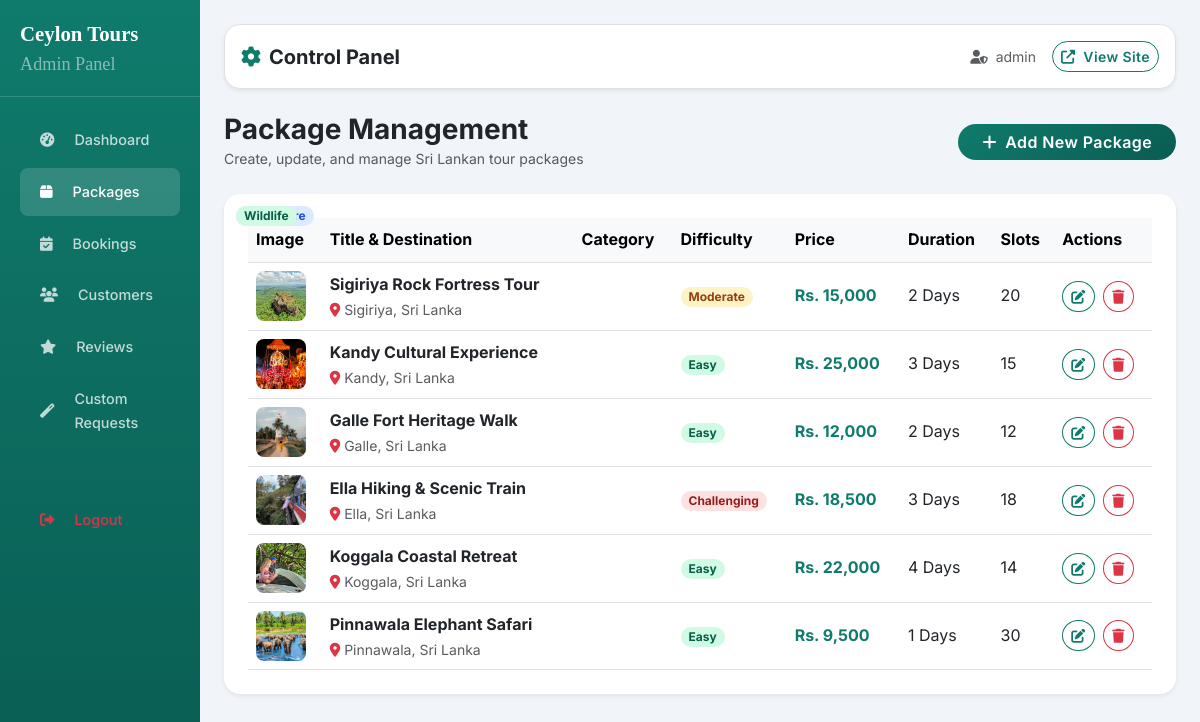
The page /index.php?route=admin_packages (signed in) on the database its author committed.
### tables this page shows
CREATE TABLE `tour_packages` (
  `id` int(11) NOT NULL AUTO_INCREMENT,
  `title` varchar(255) NOT NULL,
  `destination` varchar(100) NOT NULL,
  `description` text NOT NULL,
  `category` enum('Adventure','Cultural','Wildlife','Beach','Family','Honeymoon','Religious') NOT NULL DEFAULT 'Cultural',
  `difficulty_level` enum('Easy','Moderate','Challenging') NOT NULL DEFAULT 'Easy',
  `includes_services` text DEFAULT NULL,
  `excluded_services` text DEFAULT NULL,
  `price` decimal(10,2) NOT NULL,
  `duration` int(11) NOT NULL COMMENT 'Duration in days',
  `image` varchar(255) DEFAULT NULL,
  `available_slots` int(11) NOT NULL,
  `rating` decimal(3,2) DEFAULT 0.00,
  `is_featured` tinyint(1) DEFAULT 0,
  `created_at` timestamp NOT NULL DEFAULT current_timestamp(),
  PRIMARY KEY (`id`)
);

### controllers/AdminController.php (called while the page is built, shortened)
<?php
require_once 'config/Database.php';
require_once 'models/Package.php';
class AdminController {
    private $package;
    public function __construct() {
        $database = new Database();
        $this->db       = $database->getConnection();
        $this->package  = new Package($this->db);
    }
    public function managePackages() {
        $stmt = $this->package->readAll();
        $packages = $stmt->fetchAll(PDO::FETCH_ASSOC);
        require_once 'views/admin/manage_packages.php';
    }
}
?>

### config/Database.php (called while the page is built, shortened)
<?php
class Database {
    private $host = "localhost";
    private $db_name = "tour_booking";
    private $username = "root";
    private $password = "";
    public function getConnection() {
        $this->conn = null;
        try {
            $this->conn = new PDO("mysql:host=" . $this->host . ";dbname=" . $this->db_name, $this->username, $this->password);
            $this->conn->setAttribute(PDO::ATTR_ERRMODE, PDO::ERRMODE_EXCEPTION);
            $this->conn->setAttribute(PDO::ATTR_DEFAULT_FETCH_MODE, PDO::FETCH_ASSOC);
        } catch(PDOException $exception) {
            echo "Database Connection Error: " . $exception->getMessage();
        }
        return $this->conn;
    }
}
?>

### models/Package.php (called while the page is built, shortened)
<?php
class Package {
    private $conn;
    private $table_name = "tour_packages";
    public function __construct($db) {
        $this->conn = $db;
    }
    public function readAll() {
        $query = "SELECT * FROM " . $this->table_name . " ORDER BY created_at DESC";
        $stmt = $this->conn->prepare($query);
        $stmt->execute();
        return $stmt;
    }
}
?>

### views/admin/manage_packages.php (the view, shortened to what this page needs)
<?php require_once 'includes/admin_header.php'; ?>
<div class="d-flex justify-content-between align-items-center mb-4">
    <div>
        <h3 class="fw-bold m-0 text-dark">Package Management</h3>
        <p class="text-muted small mb-0">Create, update, and manage Sri Lankan tour packages</p>
    </div>
    <button class="btn btn-primary rounded-pill px-4" data-bs-toggle="modal" data-bs-target="#addPackageModal">
        <i class="fas fa-plus me-1"></i> Add New Package
    </button>
</div>
<div class="card border-0 shadow-sm rounded-4 bg-white p-4">
    <div class="table-responsive">
        <table class="table table-hover align-middle mb-0">
            <thead class="table-light">
                <tr>
                    <th>Image</th>
                    <th>Title & Destination</th>
                    <th>Category</th>
                    <th>Difficulty</th>
                    <th>Price</th>
                    <th>Duration</th>
                    <th>Slots</th>
                    <th>Actions</th>
                </tr>
            </thead>
            <tbody>
                <?php if (!empty($packages)): ?>
                    <?php foreach ($packages as $pkg): ?>
                        <tr>
                            <td>
                                <img src="assets/<?php echo !empty($pkg['image']) ? htmlspecialchars($pkg['image']) : 'Sigiriya.png'; ?>" class="rounded-3 object-fit-cover" style="width: 50px; height: 50px;" alt="Image">
                            </td>
                            <td>
                                <strong><?php echo htmlspecialchars($pkg['title']); ?></strong>
                                <small class="d-block text-muted"><i class="fas fa-map-marker-alt text-danger me-1"></i><?php echo htmlspecialchars($pkg['destination']); ?></small>
                            </td>
                            <td><span class="badge category-badge badge-<?php echo strtolower($pkg['category'] ?? 'cultural'); ?> rounded-pill px-2 py-1"><?php echo htmlspecialchars($pkg['category'] ?? 'Cultural'); ?></span></td>
                            <td><span class="badge badge-<?php echo strtolower($pkg['difficulty_level'] ?? 'easy'); ?> rounded-pill px-2 py-1"><?php echo htmlspecialchars($pkg['difficulty_level'] ?? 'Easy'); ?></span></td>
                            <td class="fw-bold text-primary">Rs. <?php echo number_format($pkg['price'], 0); ?></td>
                            <td><?php echo htmlspecialchars($pkg['duration']); ?> Days</td>
                            <td><?php echo htmlspecialchars($pkg['available_slots']); ?></td>
                            <td>
                                <button class="btn btn-sm btn-outline-primary rounded-circle me-1" onclick='editPackage(<?php echo json_encode($pkg); ?>)' title="Edit">
                                    <i class="fas fa-edit"></i>
                                </button>
                                <a href="index.php?route=admin_delete_package&id=<?php echo $pkg['id']; ?>" class="btn btn-sm btn-outline-danger rounded-circle" onclick="return confirm('Are you sure you want to delete this package?')" title="Delete">
                                    <i class="fas fa-trash"></i>
                                </a>
                            </td>
                        </tr>
                    <?php endforeach; ?>
                <?php else: ?>
                    <tr><td colspan="8" class="text-center text-muted py-4">No tour packages found.</td></tr>
                <?php endif; ?>
            </tbody>
        </table>
    </div>
</div>
<?php require_once 'includes/admin_footer.php'; ?>

### assets/css/style.css (style rules this page uses)
:root { --primary: #0f7b6c; --primary-dark: #0a5c52; --primary-light: #e8f5f3; --accent: #f59e0b; --accent-dark: #d97706; --secondary: #6b7280; --dark: #111827; --light: #f9fafb; --white: #ffffff; --danger: #ef4444; --success: #10b981; --info: #3b82f6; --shadow-sm: 0 1px 3px rgba(0, 0, 0, .08), 0 1px 2px rgba(0, 0, 0, .04); --shadow-md: 0 4px 12px rgba(0, 0, 0, .10), 0 2px 4px rgba(0, 0, 0, .05); --shadow-lg: 0 20px 48px rgba(0, 0, 0, .14), 0 8px 16px rgba(0, 0, 0, .06); --shadow-xl: 0 32px 64px rgba(0, 0, 0, .18); --radius-sm: .5rem; --radius-md: 1rem; --radius-lg: 1.5rem; --radius-xl: 2rem; --transition: .3s cubic-bezier(.4, 0, .2, 1); --transition-fast: .15s cubic-bezier(.4, 0, .2, 1); }
*, *::before, *::after { box-sizing: border-box; }
html { scroll-behavior: smooth; }
body { font-family: 'Outfit', sans-serif; color: #374151; background: #f8fafc; line-height: 1.7; }
.btn-primary, .bg-primary { background-color: var(--primary) !important; border-color: var(--primary) !important; }
.btn-outline-primary { color: var(--primary) !important; border-color: var(--primary) !important; }
.text-primary { color: var(--primary) !important; }
a { color: var(--primary); }
.btn { font-weight: 600; letter-spacing: .4px; transition: var(--transition); border-radius: var(--radius-sm); }
.btn-primary { background: linear-gradient(135deg, var(--primary), var(--primary-dark)); border: none; color: #fff !important; }
.category-badge { position: absolute; top: 12px; left: 12px; z-index: 5; }
.admin-body { background: #f1f5f9; font-family: 'Inter', sans-serif; }
.badge-easy { background: #d1fae5; color: #065f46; }
.badge-moderate { background: #fef3c7; color: #92400e; }
.badge-challenging { background: #fee2e2; color: #991b1b; }
.badge-adventure { background: #dbeafe; color: #1d4ed8; }
.badge-cultural { background: #f3e8ff; color: #6d28d9; }
.badge-wildlife { background: #d1fae5; color: #065f46; }
.badge-beach { background: #cffafe; color: #0e7490; }
.badge-religious { background: #fef3c7; color: #78350f; }
.rounded-4 { border-radius: var(--radius-md) !important; }
.object-fit-cover { object-fit: cover; }

### rows shown on the page
tour_packages: image (picture), title "Sigiriya Rock Fortress Tour", destination "Sigiriya, Sri Lanka", difficulty_level "Moderate", price "15,000", duration "2", available_slots "20"
tour_packages: image (picture), title "Kandy Cultural Experience", destination "Kandy, Sri Lanka", difficulty_level "Easy", price "25,000", duration "3", available_slots "15"
tour_packages: image (picture), title "Galle Fort Heritage Walk", destination "Galle, Sri Lanka", difficulty_level "Easy", price "12,000", duration "2", available_slots "12"
tour_packages: image (picture), title "Ella Hiking & Scenic Train", destination "Ella, Sri Lanka", difficulty_level "Challenging", price "18,500", duration "3", available_slots "18"
tour_packages: image (picture), title "Koggala Coastal Retreat", destination "Koggala, Sri Lanka", difficulty_level "Easy", price "22,000", duration "4", available_slots "14"
tour_packages: image (picture), title "Pinnawala Elephant Safari", destination "Pinnawala, Sri Lanka", category "Wildlife", difficulty_level "Easy", price "9,500", duration "1", available_slots "30"

### other values the page prints
$_SESSION['admin_username'] "admin"
